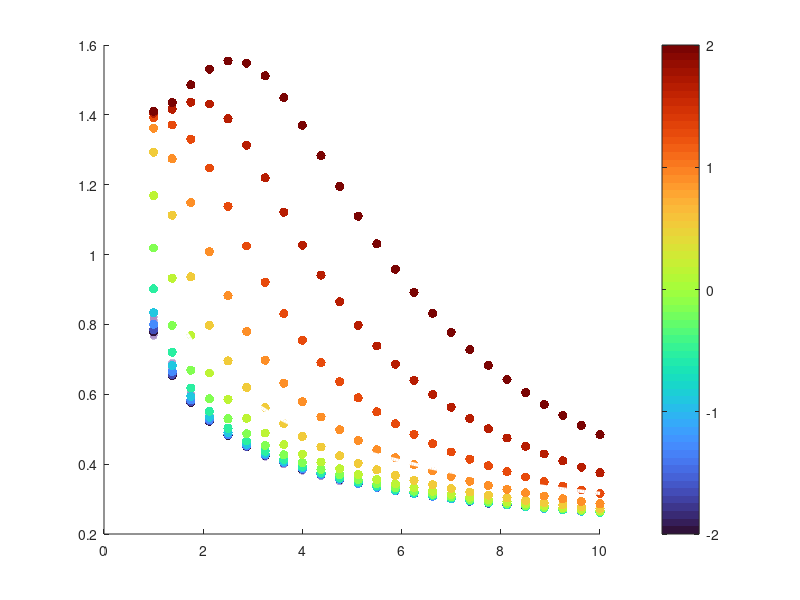

This figure's MATLAB source: (Note: this script raises an error after producing the figure.)
% Recreates Figure 5C (Right) from Filo et al. (2026):
% Demonstrates sAIF intrinsic stochastic noise attenuation below the Open-Loop
% Poisson limit (CV = 1/sqrt(E[X])) and shows the Filtered Proportional (fP)
% lower bound using exact Linear Noise Approximation (LNA) equations.

clear; clc; close all;

%% 1. Model Parameters (Matched to Figure 5 in the paper)
gamma = 0.1;     % Output degradation rate
alpha = 2.0;     % Maximal production rate of repression actuation
theta = 1.0;     % Sensing rate constant
kappa = 0.05;    % Repression dissociation constant

% Sweep parameters:
mu_vals  = linspace(1.0, 10.0, 25);       % Sets steady-state output E[X] = mu / theta
eta_vals = logspace(-2, 2, 12);           % Sequestration rate (10^-2 to 10^2)
delta_vals = linspace(0.1, 20.0, 15);     % Degradation rate of Z2 for fP controller

%% 2. Open-Loop Analytical Curve (Equation 13)
% Unimolecular Poisson process: CV[X] = 1 / sqrt(E[X])
E_X_grid = linspace(1.0, 10.0, 200);
CV_open_loop = 1 ./ sqrt(E_X_grid);

%% 3. sAIF Controller Noise via Analytical LNA (Equations 60 & 61)
% Actuation function: h(z2) = alpha / (1 + z2/kappa)
% Inverse at steady state: z2_bar = kappa * (alpha / (gamma * E_X) - 1)
% Derivative gain: sigma_2 = -h'(z2_bar) = (alpha / kappa) / (1 + z2_bar/kappa)^2

E_X_sAIF = [];
CV_sAIF  = [];
eta_color = [];

for i = 1:length(eta_vals)
    eta = eta_vals(i);
    for j = 1:length(mu_vals)
        mu = mu_vals(j);
        E_X = mu / theta; % Robust Perfect Adaptation setpoint
        
        % Ensure steady-state feasibility (alpha > gamma * E_X)
        if alpha > gamma * E_X
            z2_bar = kappa * (alpha / (gamma * E_X) - 1);
            sigma_2 = (alpha / kappa) / (1 + z2_bar / kappa)^2;
            
            % Effective filter cutoff frequency (Equation 61)
            omega_0 = (mu / z2_bar) + eta * z2_bar;
            
            % Analytical CV^2 from LNA (Equation 60)
            num = sigma_2 * theta * (sigma_2 - omega_0) + eta * z2_bar * sigma_2 * (omega_0 + gamma + theta);
            den = (gamma + omega_0) * (gamma * omega_0 + sigma_2 * theta) - eta * z2_bar * sigma_2 * theta;
            
            CV2 = (1 / E_X) * (1 + num / den);
            
            if CV2 > 0
                E_X_sAIF(end+1) = E_X;
                CV_sAIF(end+1)  = sqrt(CV2);
                eta_color(end+1) = log10(eta);
            end
        end
    end
end

%% 4. Filtered Proportional (fP) Controller Noise via LNA (Equation 55)
% Demonstrates the lower noise bound of sAIF when eta -> 0
E_X_fP = [];
CV_fP  = [];

for i = 1:length(delta_vals)
    delta = delta_vals(i);
    % Solve steady-state balance numerically for each delta:
    % alpha / (1 + (theta * E_X / (delta * kappa))) = gamma * E_X
    for E_X_target = linspace(1.0, 10.0, 25)
        % Match effective sensing/degradation ratio to sweep achievable E[X]
        z2_bar = (theta * E_X_target) / delta;
        if z2_bar > 0
            % Check valid parameter regime where h(z2_bar) = gamma * E_X
            alpha_eff = gamma * E_X_target * (1 + z2_bar / kappa);
            if alpha_eff <= alpha * 1.5 % Keep within comparable actuation regime
                sigma_2 = (alpha_eff / kappa) / (1 + z2_bar / kappa)^2;
                
                % Analytical CV^2 for fP controller (Equation 55)
                num_fp = sigma_2 * theta * (sigma_2 - delta);
                den_fp = (gamma + delta) * (gamma * delta + sigma_2 * theta);
                CV2_fp = (1 / E_X_target) * (1 + num_fp / den_fp);
                
                if CV2_fp > 0
                    E_X_fP(end+1) = E_X_target;
                    CV_fP(end+1)  = sqrt(CV2_fp);
                end
            end
        end
    end
end

%% 5. Plot Results (Replicating Figure 5C Right)
figure('Color', 'k', 'Position', [100, 100, 750, 520]);
hold on;

% Plot Filtered P lower bound points
scatter(E_X_fP, CV_fP, 35, [0.65, 0.55, 0.78], 'filled', 'MarkerFaceAlpha', 0.6, ...
    'DisplayName', 'Filtered P (Lower Bound)');

% Plot sAIF points color-coded by log10(eta)
scatter(E_X_sAIF, CV_sAIF, 45, eta_color, 'filled', 'DisplayName', 'sAIF Controller');

% Plot Open Loop curve
plot(E_X_grid, CV_open_loop, 'w-', 'LineWidth', 2.5, 'DisplayName', 'Open Loop (1/\surdE[X])');

% Formatting & Colorbar
colormap(turbo);
cb = colorbar;
cb.Label.String = 'log_{10}(\eta)  [Sequestration Rate]';
cb.Label.FontSize = 11;
clim([-2, 2]);

xlabel('Stationary Mean Output  E[X_1]', 'FontSize', 12, 'FontWeight', 'bold');
ylabel('Coefficient of Variation  CV[X_1]', 'FontSize', 12, 'FontWeight', 'bold');
title('sAIF Stochastic Noise Attenuation vs. Open Loop (LNA)', 'FontSize', 13);
legend('Location', 'northeast', 'FontSize', 10);
xlim([1, 10]);
ylim([0, 1]);
grid on;
box on;
hold off;
